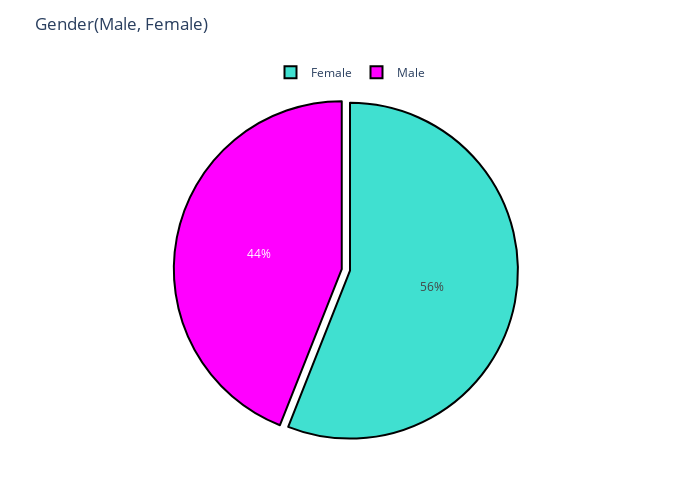

Notebook cell for this chart:
### Code cell
init_notebook_mode(connected=True)
grouped = dataset["Genre"].value_counts(sort=False).rename_axis("Genre").reset_index(name="count")
grouped = grouped.rename(columns = {"index" : col, 0: "count"})

## let's plot this
colors = ['magenta', 'turquoise']
trace = go.Pie(labels=grouped[col], values=grouped['count'], pull=[0.05, 0],marker=dict(colors=colors, line=dict(color='#000000', width=2)))
layout = {'title': 'Gender(Male, Female)'}
fig = go.Figure(data = [trace], layout = layout)
fig.update_layout(width=700, height=500,            #bigger
                  margin=dict(l=10, r=10, t=60, b=10))

fig.update_traces(domain=dict(x=[0.08, 0.92],       # take sup more canvas
                              y=[0.10, 0.92]),
                  textposition='inside')

fig.update_layout(legend=dict(orientation='h',      # moves legend up
                              y=1.005, x=0.5, xanchor='center'))
iplot(fig)

### Figure 1 — Plotly figure (JSON) as saved in the notebook; plotly's stock layout.template omitted (floating-point values rounded to 4 significant figures)
{"data": [{"domain": {"x": [0.08, 0.92], "y": [0.1, 0.92]}, "labels": ["Male", "Female"], "marker": {"colors": ["magenta", "turquoise"], "line": {"color": "#000000", "width": 2}}, "pull": [0.05, 0], "textposition": "inside", "type": "pie", "values": [88, 112]}], "layout": {"height": 500, "hiddenlabels": [], "legend": {"orientation": "h", "x": 0.5, "xanchor": "center", "y": 1.005}, "margin": {"b": 10, "l": 10, "r": 10, "t": 60}, "title": {"text": "Gender(Male, Female)"}, "width": 700}}
